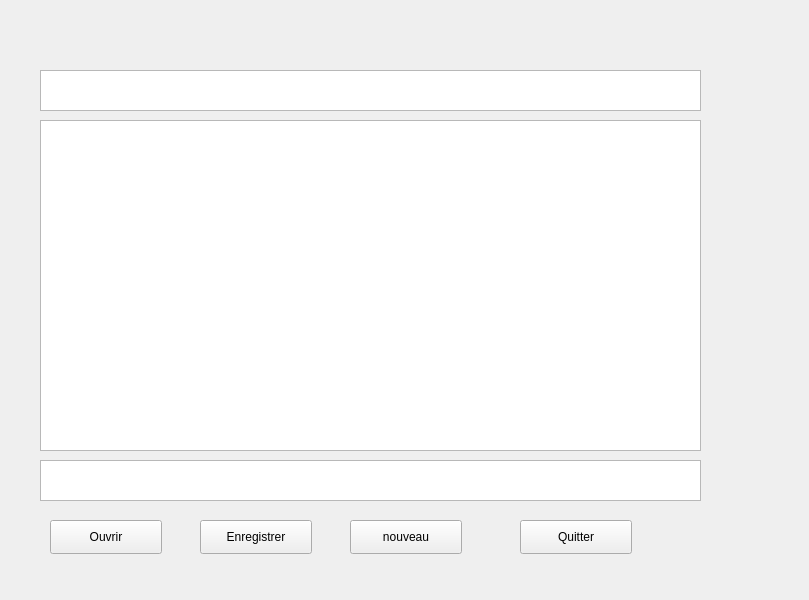
<?xml version="1.0" encoding="UTF-8"?>
<ui version="4.0">
 <class>Widget</class>
 <widget class="QWidget" name="Widget">
  <property name="geometry">
   <rect>
    <x>0</x>
    <y>0</y>
    <width>809</width>
    <height>600</height>
   </rect>
  </property>
  <property name="windowTitle">
   <string>Widget</string>
  </property>
  <widget class="QTextEdit" name="textEdit">
   <property name="geometry">
    <rect>
     <x>40</x>
     <y>120</y>
     <width>661</width>
     <height>331</height>
    </rect>
   </property>
  </widget>
  <widget class="QTextEdit" name="textEdit_2">
   <property name="geometry">
    <rect>
     <x>40</x>
     <y>70</y>
     <width>661</width>
     <height>41</height>
    </rect>
   </property>
  </widget>
  <widget class="QTextEdit" name="textEdit_3">
   <property name="geometry">
    <rect>
     <x>40</x>
     <y>460</y>
     <width>661</width>
     <height>41</height>
    </rect>
   </property>
  </widget>
  <widget class="QPushButton" name="pushButton">
   <property name="geometry">
    <rect>
     <x>50</x>
     <y>520</y>
     <width>112</width>
     <height>34</height>
    </rect>
   </property>
   <property name="text">
    <string>Ouvrir</string>
   </property>
  </widget>
  <widget class="QPushButton" name="pushButton_2">
   <property name="geometry">
    <rect>
     <x>200</x>
     <y>520</y>
     <width>112</width>
     <height>34</height>
    </rect>
   </property>
   <property name="text">
    <string>Enregistrer</string>
   </property>
  </widget>
  <widget class="QPushButton" name="pushButton_3">
   <property name="geometry">
    <rect>
     <x>350</x>
     <y>520</y>
     <width>112</width>
     <height>34</height>
    </rect>
   </property>
   <property name="text">
    <string>nouveau</string>
   </property>
  </widget>
  <widget class="QPushButton" name="pushButton_4">
   <property name="geometry">
    <rect>
     <x>520</x>
     <y>520</y>
     <width>112</width>
     <height>34</height>
    </rect>
   </property>
   <property name="text">
    <string>Quitter</string>
   </property>
  </widget>
 </widget>
 <resources/>
 <connections/>
</ui>
